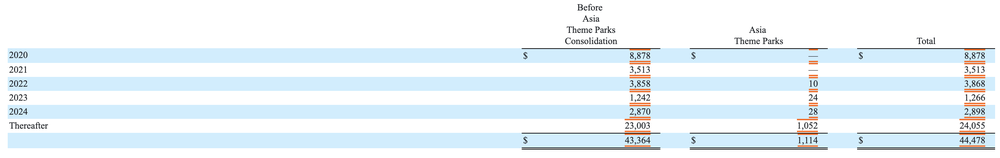
#> input picture jupyter/work/table.png, 1000 x 158 px, shrunk from 2856 x 452 before the run
$ jupyter execute OpenCV.ipynb
#> lines starting #> are read from the running program, lines starting #| are printed output that depends on the picture
[cell 1]
import numpy as np
import cv2
import matplotlib.pyplot as plt
import matplotlib.image as mpimg

[cell 2]
imgCv = cv2.imread('table.png')
#> imgCv is the input picture: shape (158, 1000, 3); mean B, G, R 248.5, 243.5, 234.9
plt.imshow(imgCv)

[cell 3]
plt.plot([1, 2, 3, 4])
plt.ylabel('some numbers')
plt.show()
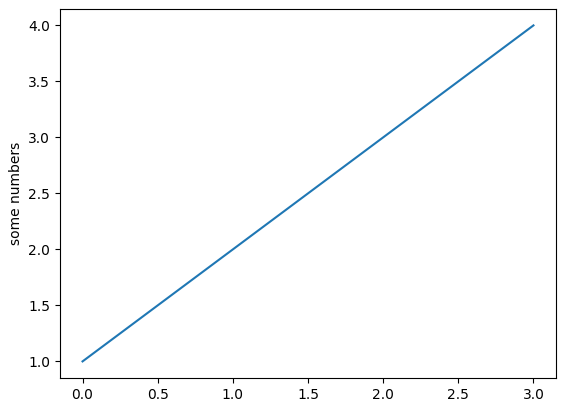
#> figure drawn by matplotlib, 1 panel

[cell 4]
plt.figure(figsize=(30, 5))
plt.imshow(mpimg.imread('table.png'), interpolation='nearest', aspect='auto')
